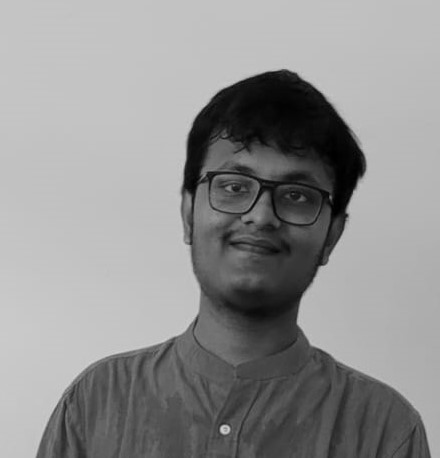
#> input picture grayscale1.png, 440 x 458 px
$ jupyter execute reduce_spatial_resolution.ipynb
#> lines starting #> are read from the running program, lines starting #| are printed output that depends on the picture
[cell 1]
# cv2 for reading image data.
import cv2
import numpy as np
import math

[cell 2]
given_image = cv2.imread('grayscale1.png')
#> given_image is the input picture: shape (458, 440, 3); min 0, max 209, mean 144.6
# H is height, W is width and C is number of colour channels.
H,W,C = given_image.shape
#> H = 458; W = 440; C = 3
print(H,W,C)
#| 458 440 3

[cell 3]
temp = np.zeros((H//2,W//2,C))
for c in range(C):
    for i in range(H//2):
        for j in range(W//2):
            x_to_take, y_to_take = round(2*i),round(2*j)
            temp[i][j][c] = given_image[x_to_take][y_to_take][c]

new = np.zeros((H,W,C))
for c in range(C):
    for i in range(H):
        for j in range(W):
            x_to_take, y_to_take = i//2,j//2
            new[i][j][c] = temp[x_to_take][y_to_take][c]

[cell 4]
cv2.imwrite('redspr.png', new)
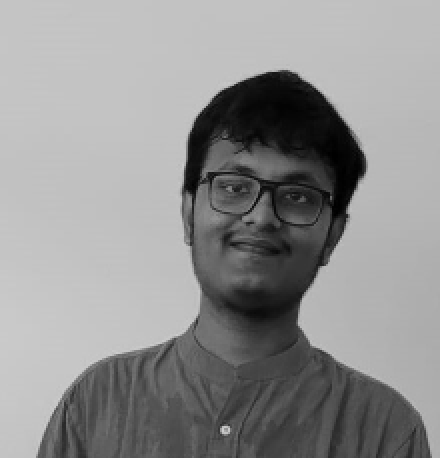
#> saved as redspr.png: shape (458, 440, 3); min 0, max 206, mean 144.7
#> Out = True
